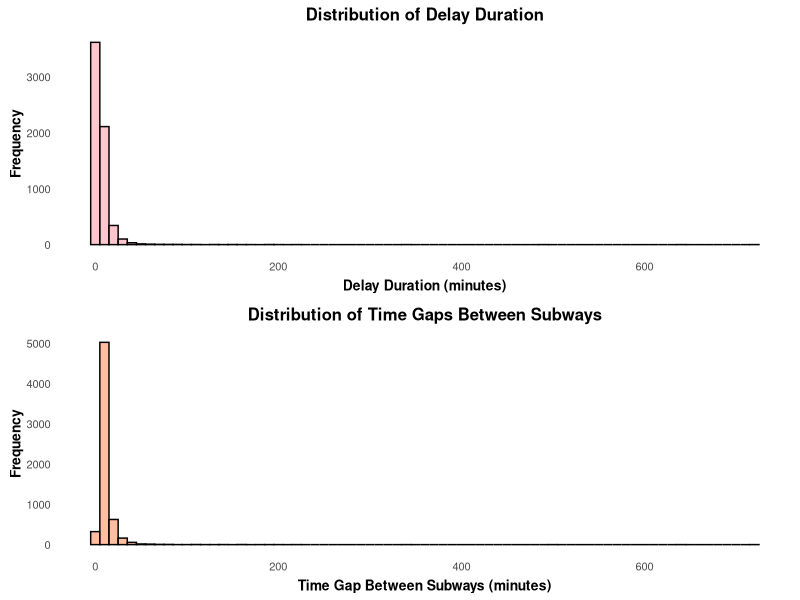
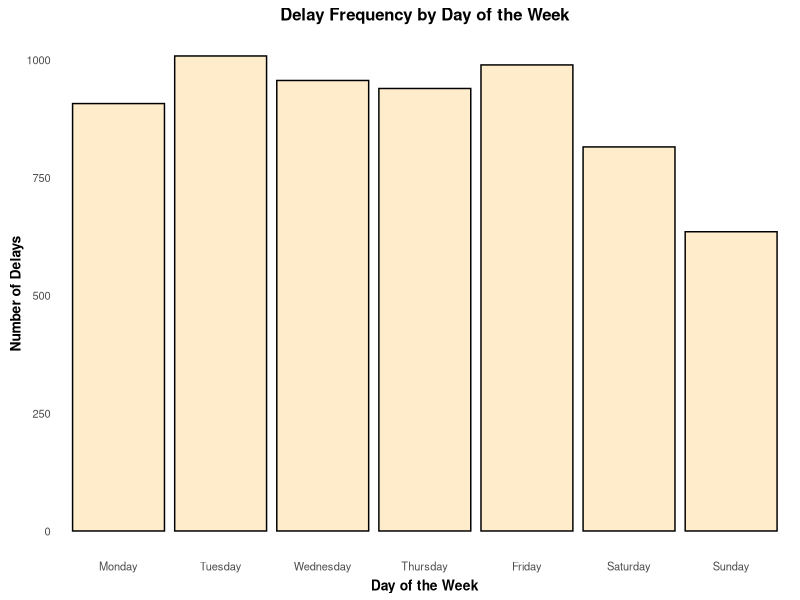
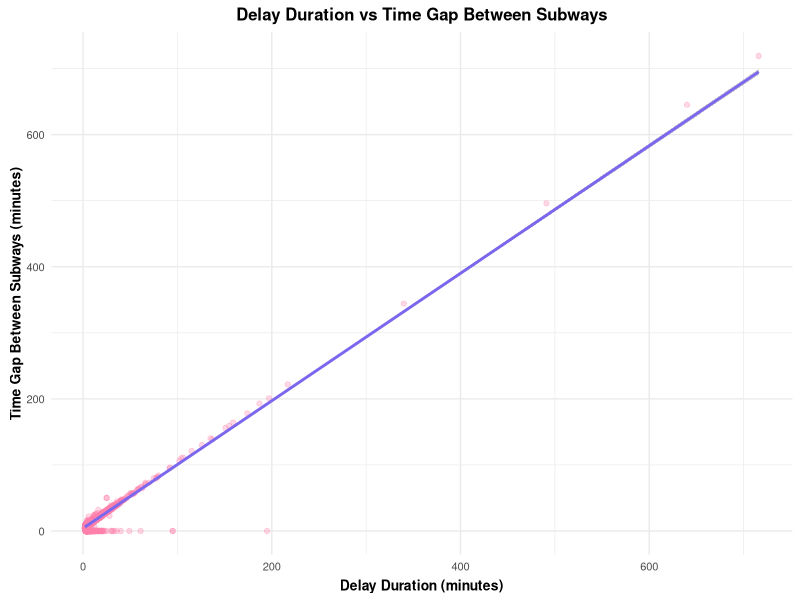
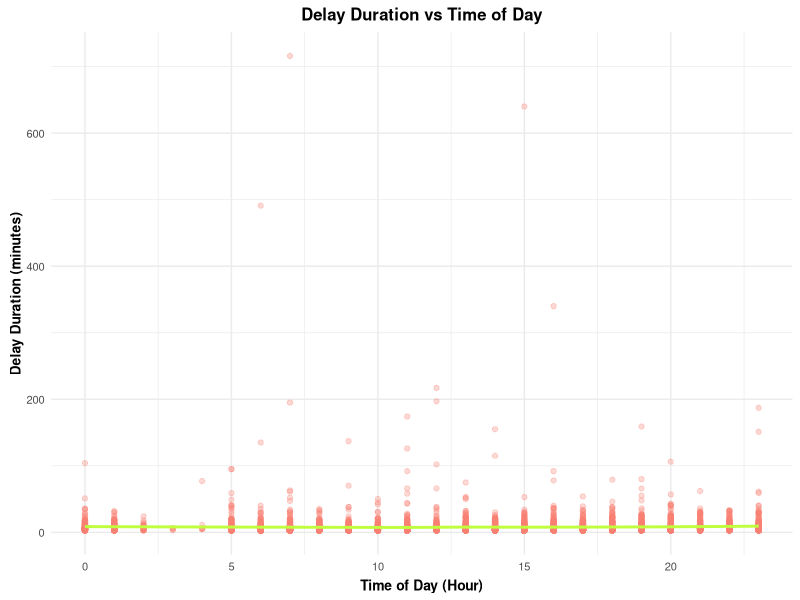
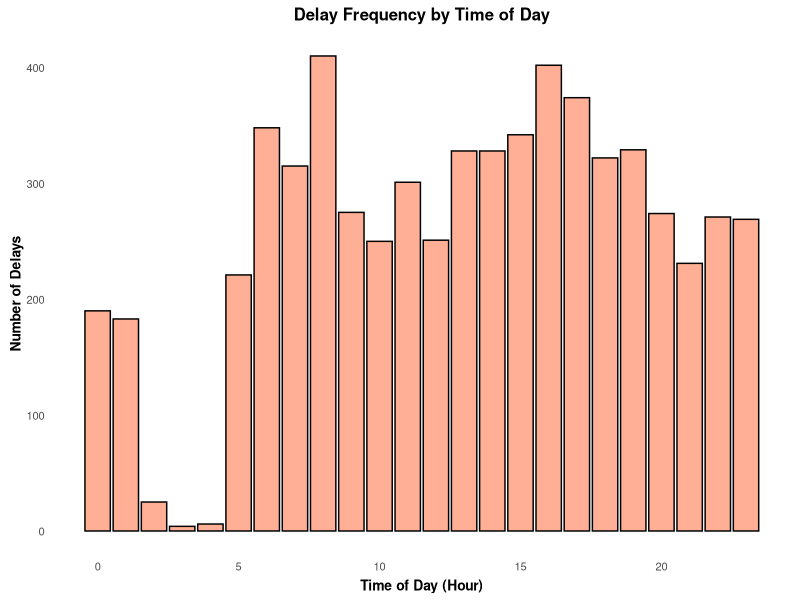
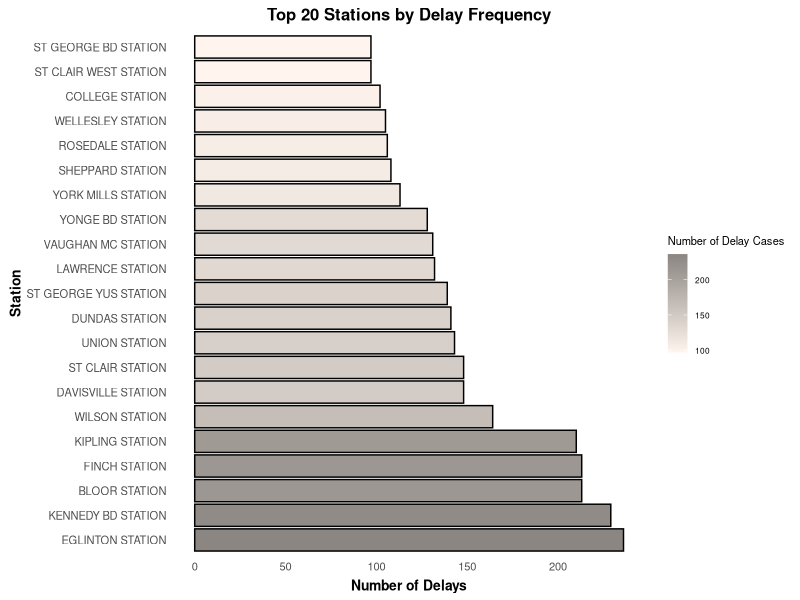
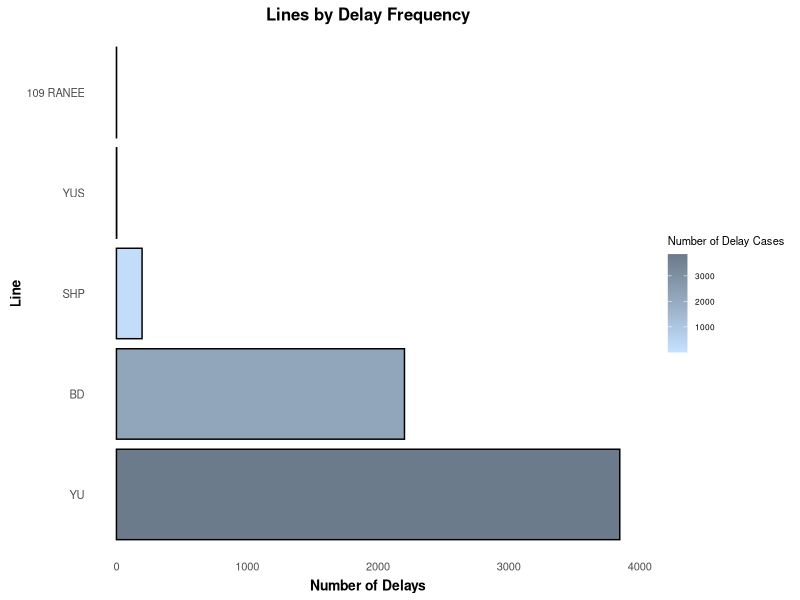
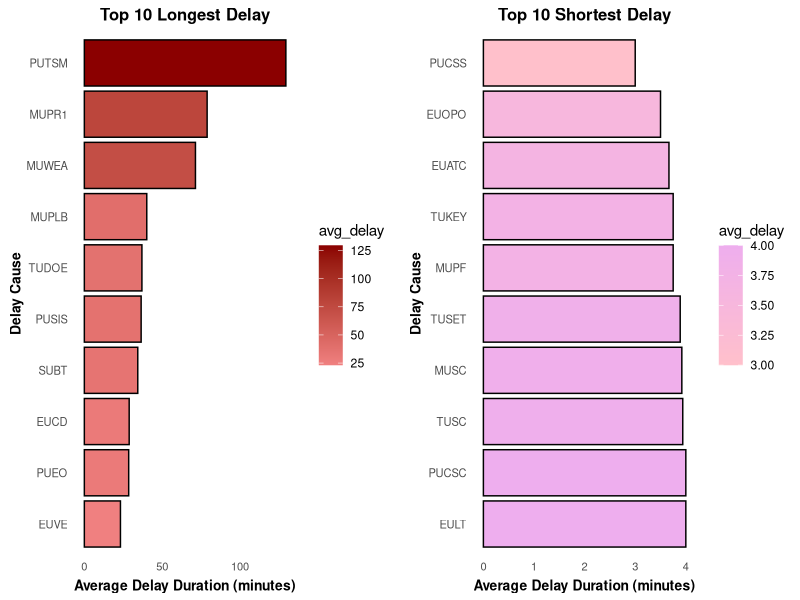

These charts were generated, in order, by the following R code:

#### Preamble ####
# Purpose: Replicate graphs from the paper. This includes all the visualizions.
# Author: Weiyang Li
# Date: 22 September 2024
# Contact: weiyang.li@mail.utoronto.ca
# License: MIT
# Pre-requisites: 
#   - Installed R packages: tidyverse, ggplot2, gridExtra
#   - Ensure the datasets have been downloaded in working directory '../data/analysis_data/' folder.
#   - A basic understanding of data visualization techniques using ggplot2.
# Additional Information:
#   - The graphs replicated here are based on the analysis of TTC subway delay data, showcasing key trends and distributions.
#   - Ensure the dataset used matches the structure of the expected data for accurate replication of graphs.


#### Workspace setup ####

library(tidyverse)
library(ggplot2)
library(gridExtra)


#### Load data ####

data_cleaned <- read.csv("../data/analysis_data/cleaned_ttc_data.csv")

data_delay <- read.csv("../data/analysis_data/cleaned_delay_data.csv")

#### Visualizations ####

### EDA

## 1.1 Histogram: Delay Duration
p1 <- ggplot(data_delay, aes(x = min_delay)) +
  geom_histogram(binwidth = 10, fill = "lightpink1", color = "black", alpha = 0.7) +
  labs(title = "Distribution of Delay Duration",
       x = "Delay Duration (minutes)",
       y = "Frequency") +
  theme_minimal() +
  theme(panel.grid=element_blank()) +
  theme(axis.title.x=element_text(face="bold", hjust=0.5, vjust=0.5, size=10)) +
  theme(axis.title.y=element_text(face="bold", hjust=0.5, vjust=0.5, size=10)) +
  theme(plot.title=element_text(size=12, face="bold", hjust=0.5, vjust=1)) +
  theme(axis.text.x = element_text(size = 8)) +
  theme(axis.text.y = element_text(size = 8))

## 1.2 Histogram: Time Gap
p2 <- ggplot(data_delay, aes(x = min_gap)) +
  geom_histogram(binwidth = 10, fill = "lightsalmon1", color = "black", alpha = 0.7) +
  labs(title = "Distribution of Time Gaps Between Subways",
       x = "Time Gap Between Subways (minutes)",
       y = "Frequency") +
  theme_minimal() +
  theme(panel.grid=element_blank()) +
  theme(axis.title.x=element_text(face="bold", hjust=0.5, vjust=0.5, size=10)) +
  theme(axis.title.y=element_text(face="bold", hjust=0.5, vjust=0.5, size=10)) +
  theme(plot.title=element_text(size=12, face="bold", hjust=0.5, vjust=1)) +
  theme(axis.text.x = element_text(size = 8)) +
  theme(axis.text.y = element_text(size = 8))

# Arrange the two plots side by side
grid.arrange(p1, p2, ncol = 1)


## 2. Bar plot: Delay Frequency by Day of the Week

# Reorder day factor levels to be in order from Monday to Sunday
data_delay$day <- factor(data_delay$day, 
                         levels = c("Monday", "Tuesday", "Wednesday", "Thursday", 
                                    "Friday", "Saturday", "Sunday"))

ggplot(data_delay, aes(x = day)) +
  geom_bar(fill = "moccasin", color = "black", alpha = 0.7) +
  labs(title = "Delay Frequency by Day of the Week",
       x = "Day of the Week",
       y = "Number of Delays") +
  theme_minimal() +
  theme(panel.grid = element_blank()) +
  theme(axis.title.x=element_text(face="bold", hjust=0.5, vjust=0.5, size=10)) +
  theme(axis.title.y=element_text(face="bold", hjust=0.5, vjust=0.5, size=10)) +
  theme(plot.title=element_text(size=12, face="bold", hjust=0.5, vjust=1)) +
  theme(axis.text.x = element_text(size = 8)) +
  theme(axis.text.y = element_text(size = 8))


## 3. Scatter plot for Delay Duration vs Time Gap

ggplot(data_delay, aes(x = min_delay, y = min_gap)) +
  geom_point(alpha = 0.3, color = "palevioletred1") +
  geom_smooth(method = "lm", color = "slateblue2") +
  labs(title = "Delay Duration vs Time Gap Between Subways",
       x = "Delay Duration (minutes)",
       y = "Time Gap Between Subways (minutes)") +
  theme_minimal() +
  theme(axis.title.x=element_text(face="bold", hjust=0.5, vjust=0.5, size=10)) +
  theme(axis.title.y=element_text(face="bold", hjust=0.5, vjust=0.5, size=10)) +
  theme(plot.title=element_text(size=12, face="bold", hjust=0.5, vjust=1)) +
  theme(axis.text.x = element_text(size = 8)) +
  theme(axis.text.y = element_text(size = 8))


## Results

## 1.1 Scatter plot of Delay Duration vs Time of Day

# Extract hour from the time
data_delay$hour <- format(as.POSIXct(data_delay$time, format="%H:%M"), "%H")

# Convert hour to numeric for plotting
data_delay$hour <- as.numeric(data_delay$hour)

ggplot(data_delay, aes(x = hour, y = min_delay)) +
  geom_point(alpha = 0.3, color = "salmon") +
  geom_smooth(method = "loess", color = "olivedrab1") +
  labs(title = "Delay Duration vs Time of Day",
       x = "Time of Day (Hour)",
       y = "Delay Duration (minutes)") +
  theme_minimal()  +
  theme(axis.title.x=element_text(face="bold", hjust=0.5, vjust=0.5, size=10)) +
  theme(axis.title.y=element_text(face="bold", hjust=0.5, vjust=0.5, size=10)) +
  theme(plot.title=element_text(size=12, face="bold", hjust=0.5, vjust=1)) +
  theme(axis.text.x = element_text(size = 8)) +
  theme(axis.text.y = element_text(size = 8))


## 1.2 Bar plot of Delay Frequency by Time of Day

# Group by hour and count the number of delays
delay_frequency_by_hour <- data_delay %>%
  group_by(hour) %>%
  summarize(delay_count = n())

ggplot(delay_frequency_by_hour, aes(x = hour, y = delay_count)) +
  geom_bar(stat = "identity", fill = "salmon1", color = "black", alpha = 0.7) +
  labs(title = "Delay Frequency by Time of Day",
       x = "Time of Day (Hour)",
       y = "Number of Delays") +
  theme_minimal() +
  theme(panel.grid = element_blank()) +
  theme(axis.title.x=element_text(face="bold", hjust=0.5, vjust=0.5, size=10)) +
  theme(axis.title.y=element_text(face="bold", hjust=0.5, vjust=0.5, size=10)) +
  theme(plot.title=element_text(size=12, face="bold", hjust=0.5, vjust=1)) +
  theme(axis.text.x = element_text(size = 8)) +
  theme(axis.text.y = element_text(size = 8))


## 2.1 Bar plot for Delay Frequency by Top 20 Stations

# Calculate delay frequency per station
station_delay_freq <- data_delay %>%
  count(station) %>%
  arrange(desc(n))

# Calculate delay frequency per station and select top 10 stations
top_stations <- station_delay_freq %>%
  top_n(20, n)

ggplot(top_stations, aes(x = reorder(station, -n), y = n, fill = n)) + 
  geom_bar(stat = "identity", color = "black") + 
  scale_fill_gradient(low = "seashell", high = "seashell4", 
                      name = "Number of Delay Cases") +
  coord_flip() + 
  labs(title = "Top 20 Stations by Delay Frequency", 
       x = "Station", 
       y = "Number of Delays") + 
  theme_minimal() +
  theme(panel.grid = element_blank()) +
  theme(axis.title.x=element_text(face="bold", hjust=0.5, vjust=0.5, size=10)) +
  theme(axis.title.y=element_text(face="bold", hjust=0.5, vjust=0.5, size=10)) +
  theme(plot.title=element_text(size=12, face="bold", hjust=0.5, vjust=1)) +
  theme(axis.text.x = element_text(size = 8)) +
  theme(axis.text.y = element_text(size = 8)) +
  theme(legend.title = element_text(size = 8),
        legend.text = element_text(size = 6),
        legend.key.size = unit(0.5, 'cm'))


## 2.2 Bar plot for Delay Frequency by Lines

# Calculate delay frequency per line
line_delay_freq <- data_delay %>%
  count(line) %>%
  arrange(desc(n))

ggplot(line_delay_freq, aes(x = reorder(line, -n), y = n, fill = n)) +
  geom_bar(stat = "identity", color = "black") +
  scale_fill_gradient(low = "slategray1", high = "slategray4",
                      name = "Number of Delay Cases") +
  coord_flip() +
  labs(title = "Lines by Delay Frequency",
       x = "Line",
       y = "Number of Delays") +
  theme_minimal() +
  theme(panel.grid = element_blank()) +
  theme(axis.title.x=element_text(face="bold", hjust=0.5, vjust=0.5, size=10)) +
  theme(axis.title.y=element_text(face="bold", hjust=0.5, vjust=0.5, size=10)) +
  theme(plot.title=element_text(size=12, face="bold", hjust=0.5, vjust=1)) +
  theme(axis.text.x = element_text(size = 8)) +
  theme(axis.text.y = element_text(size = 8)) +
  theme(legend.title = element_text(size = 8),
        legend.text = element_text(size = 6),
        legend.key.size = unit(0.5, 'cm'))


## 3.

# Calculate average delay duration by delay cause
delay_cause_duration <- data_delay %>%
  group_by(code) %>%
  summarize(avg_delay = mean(min_delay, na.rm = TRUE)) %>%
  arrange(desc(avg_delay))

# Select top 10 longest and shortest delay causes
top_10_longest <- delay_cause_duration %>%
  top_n(10, avg_delay)

top_10_shortest <- delay_cause_duration %>%
  top_n(-10, avg_delay)

## 3.1 Plot for top 10 longest delay causes
plot_longest <- ggplot(top_10_longest, aes(x = reorder(code, avg_delay), 
                                           y = avg_delay, fill = avg_delay)) +
  geom_bar(stat = "identity", color = "black") +
  scale_fill_gradient(low = "lightcoral", high = "darkred") +
  coord_flip() +
  labs(title = "Top 10 Longest Delay",
       x = "Delay Cause",
       y = "Average Delay Duration (minutes)") +
  theme_minimal() +
  theme(panel.grid = element_blank()) +
  theme(axis.title.x=element_text(face="bold", hjust=0.5, vjust=0.5, size=10)) +
  theme(axis.title.y=element_text(face="bold", hjust=0.5, vjust=0.5, size=10)) +
  theme(plot.title=element_text(size=12, face="bold", hjust=0.5, vjust=1)) +
  theme(axis.text.x = element_text(size = 8)) +
  theme(axis.text.y = element_text(size = 8))

## 3.2 Plot for top 10 shortest delay causes
plot_shortest <- ggplot(top_10_shortest, aes(x = reorder(code, -avg_delay), 
                                             y = avg_delay, fill = avg_delay)) +
  geom_bar(stat = "identity", color = "black") +
  scale_fill_gradient(low = "pink", high = "plum2") +
  coord_flip() +
  labs(title = "Top 10 Shortest Delay",
       x = "Delay Cause",
       y = "Average Delay Duration (minutes)") +
  theme_minimal() +
  theme(panel.grid = element_blank()) +
  theme(axis.title.x=element_text(face="bold", hjust=0.5, vjust=0.5, size=10)) +
  theme(axis.title.y=element_text(face="bold", hjust=0.5, vjust=0.5, size=10)) +
  theme(plot.title=element_text(size=12, face="bold", hjust=0.5, vjust=1)) +
  theme(axis.text.x = element_text(size = 8)) +
  theme(axis.text.y = element_text(size = 8))

# Display both plots
grid.arrange(plot_longest, plot_shortest, ncol = 2)